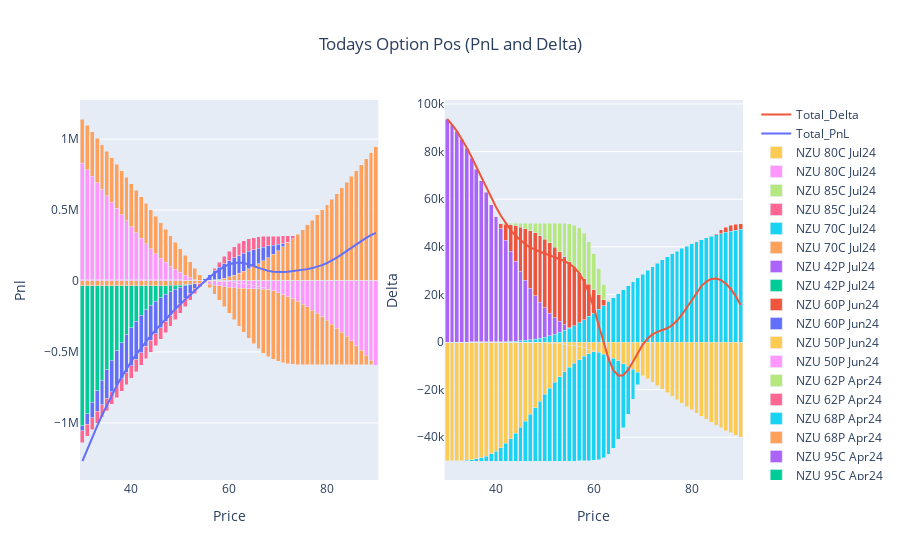

The notebook cell this image was saved under:
### Code cell
fig_p = go.Figure()
for i in list(p)[1:-1]:
    fig_p.add_trace(go.Bar(x=p.Price, y=p[i], name=i, base=0))

fig_p.add_trace(go.Scatter(x=p.Price, y=p.Option_Pnl, mode='lines', name='Total_PnL'))

#fig_p.update_layout(title='Option PnL Today', xaxis_title='Price', yaxis_title='pnl', barmode='stack')
#fig_p.show()

#~~~~~~~~~~~~~~~~~~~~~~~~~~~~~~~~~~~~~~~~~~~~~~~~~~~~~~~~~~~~~~~~~~~~~~~~~~~~~~~~~
fig_d = go.Figure()
for i in list(d)[1:-1]:
    fig_d.add_trace(go.Bar(x=d.Price, y=d[i], name=i, base=0))

fig_d.add_trace(go.Scatter(x=d.Price, y=d.Option_Delta, mode='lines', name='Total_Delta'))

#~~~~~~~~~~~~~~~~~~~~~~~~~~~~~~~~~~~~~~~~~~~~~~~~~~~~~~~~~~~~~~~~~~~~~~~~~~~~~~~~
fig = make_subplots(rows=1, cols=2)
for i in range(0,len(fig_p.data)):
    fig.add_trace(fig_p.data[i], row=1, col=1)
    fig.add_trace(fig_d.data[i], row=1, col=2)
    
fig.update_layout(title={'text': 'Todays Option Pos (PnL and Delta)','x': 0.5,'xanchor': 'center'}, barmode='stack')

fig.update_xaxes(title_text="Price", row=1, col=1)
fig.update_yaxes(title_text="Pnl", row=1, col=1)
fig.update_xaxes(title_text="Price", row=1, col=2)
fig.update_yaxes(title_text="Delta", row=1, col=2)    
fig.show()
